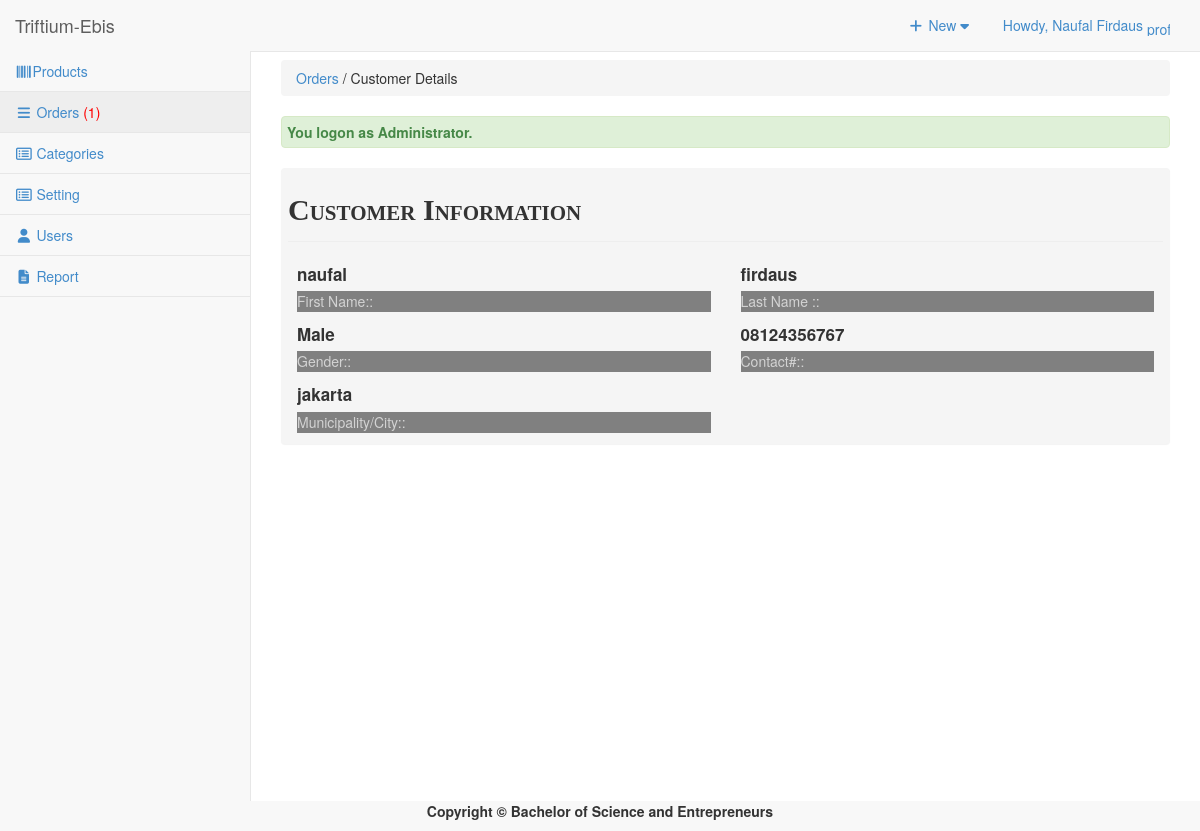
Page /admin/orders/index.php?view=customerdetails&customerid=10 (signed in) on the committed database.
### tables this page shows
CREATE TABLE `tblcustomer` (
  `CUSTOMERID` int(11) NOT NULL,
  `FNAME` varchar(30) NOT NULL,
  `LNAME` varchar(30) NOT NULL,
  `MNAME` varchar(30) NOT NULL,
  `CUSHOMENUM` varchar(90) NOT NULL,
  `STREETADD` text NOT NULL,
  `BRGYADD` text NOT NULL,
  `CITYADD` text NOT NULL,
  `PROVINCE` varchar(80) NOT NULL,
  `COUNTRY` varchar(30) NOT NULL,
  `DBIRTH` date NOT NULL,
  `GENDER` varchar(10) NOT NULL,
  `PHONE` varchar(20) NOT NULL,
  `EMAILADD` varchar(40) NOT NULL,
  `ZIPCODE` int(6) NOT NULL,
  `CUSUNAME` varchar(20) NOT NULL,
  `CUSPASS` varchar(90) NOT NULL,
  `CUSPHOTO` varchar(255) NOT NULL,
  `TERMS` tinyint(4) NOT NULL,
  `DATEJOIN` date NOT NULL
);

### admin/orders/index.php (called while the page is built, shortened)
<?php
require_once ("../theme/templates.php");
?>

### include/database.php (called while the page is built, shortened)
<?php
class Database {
	var $sql_string = '';
	private $conn;
	public function open_connection() {
		$this->conn = mysqli_connect(server,user,pass);
		if(!$this->conn){
			echo "Problem in database connection! Contact administrator!";
			exit();
		}else{
			$db_select = mysqli_select_db($this->conn,database_name);
		}
	}
	function setQuery($sql='') {
		$this->sql_string=$sql;
	}
	function executeQuery() {
		$result = mysqli_query($this->conn,$this->sql_string);
		return $result;
	}
	private function confirm_query($result) {
		return $result;
	}
	function loadSingleResult() {
		$cur = $this->executeQuery();
		while ($row = mysqli_fetch_object($cur)) {
		return $data = $row;
		}
	}
}
$mydb = new Database();
?>

### include/customers.php (called while the page is built, shortened)
<?php
require_once(LIB_PATH.DS.'database.php');
class Customer {
	protected static  $tblname = "tblcustomer";
	function single_customer($id=""){
			global $mydb;
			$mydb->setQuery("SELECT * FROM ".self::$tblname."
				Where CUSTOMERID= {$id} LIMIT 1");
			$cur = $mydb->loadSingleResult();
			return $cur;
	}
}
?>

### admin/orders/customerdetail.php (the view, shortened to what this page needs)
 <?php
  $customer = New customer;
  $res = $customer->single_customer($_GET['customerid']);
  ?>
<div class="col-md-12 Cus-info">
<div class="header">Customer Information</div>
  <div class="row">
    <div class="col-md-12">
        <div class="col-md-6">
            <label><?php echo $res->FNAME; ?></label>
             <p>First Name::</p>
        </div>
        <div class="col-md-6">
               <label><?php echo $res->LNAME; ?> </label>
              <p>Last Name ::</p>
        </div>
    </div>
    <div class="col-md-12">
        <div class="col-md-6">
          <label><?php echo $res->GENDER; ?></label>
            <p>Gender::</p>
        </div>
        <div class="col-md-6">
          <label><?php echo $res->PHONE; ?></label>
           <p>Contact#::</p>
        </div>
    </div>
     <div class="col-md-12">
        <div class="col-md-6">
           <label><?php echo $res->CITYADD; ?></label>
               <p>Municipality/City::</p>
        </div>
    </div>
  </div>
</div>

### admin/css/sb-admin-2.css (style rules this page uses)
body { background-color: #f8f8f8; }

### admin/orders/customerdetail.php (style rules this page uses)
.Cus-info { max-width: 100%; margin-bottom: 20px; background-color: #f5f5f5; border: 1px solid transparent; border-radius: 4px; -webkit-box-shadow: 0 1px 1px rgba(0, 0, 0, 0.05); box-shadow: 0 1px 1px rgba(0, 0, 0, 0.05); }
.Cus-info .header { padding-bottom: 9px; margin: 20px 6px 20px; border-bottom: 1px solid #eeeeee; font-size: 30px; font-weight: bold; font-variant: small-caps; font-family: arial black; }
.Cus-info p { border-bottom: solid 1px gray; width:100%; font-style: bold 1px; color: lightgray ; background-color: gray; }
.Cus-info label { font-size: 17px; font-weight: bold; }
@media (min-width: 768px) { .Cus-info { position: inherit; padding: 0; margin: 0; vertical-align: center; } }

### rows in the picture
tblcustomer: FNAME "naufal", LNAME "firdaus", GENDER "Male", PHONE "08124356767", CITYADD "jakarta"

### other values in the picture
$_SESSION['U_NAME'] "Naufal Firdaus"
$res "1"
$title "Orders"
$header "Customer Details"
$_SESSION['message'] "You logon as Administrator."
